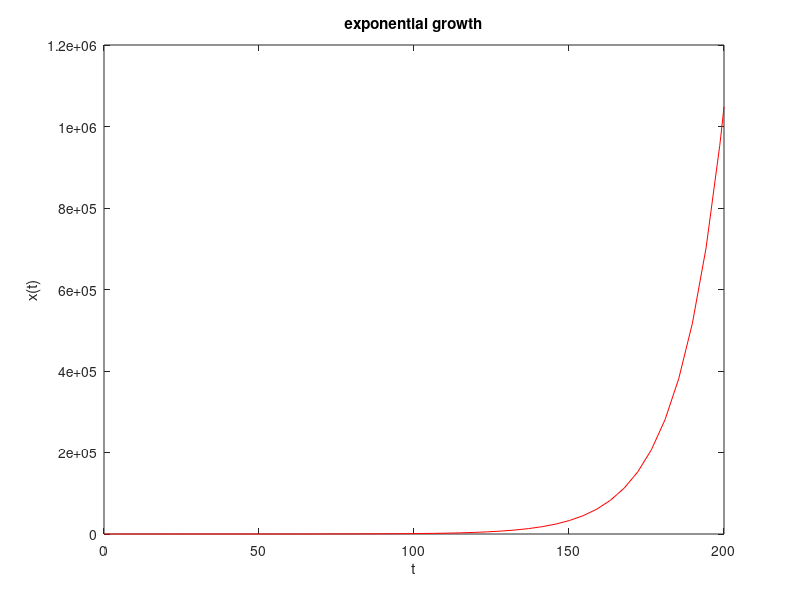
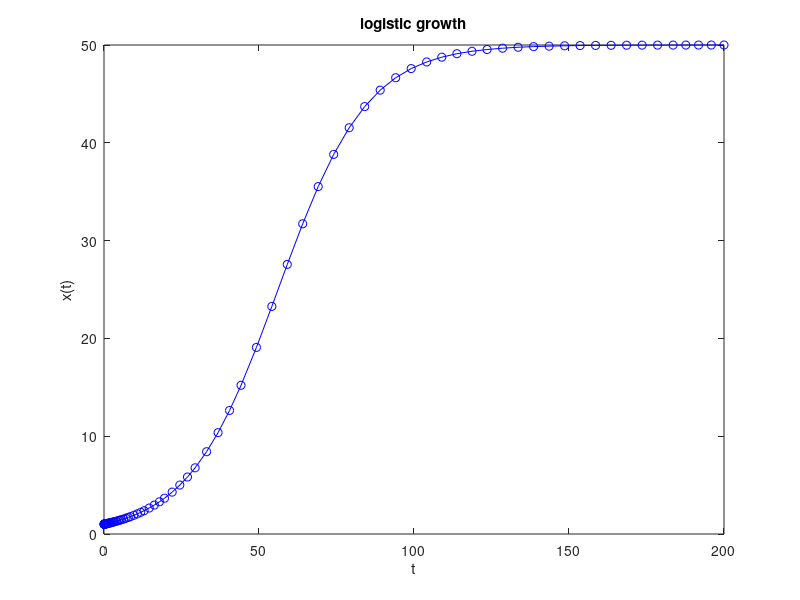

MATLAB code for these plots, in order:
function ode_example()

% EXPONENTIAL GROWTH/DECAY
time_span = [0 200]; 
x0 = 1;
[t, x] = ode45(@expo, time_span, x0);

% LOGISTIC GROWTH
[t2, x2] = ode45(@logistic, time_span, x0);

figure(1);
plot(t, x, 'r');
title('exponential growth');
ylabel('x(t)');
xlabel('t');

figure(2);
plot(t2, x2, 'b-o');
title('logistic growth');
ylabel('x(t)');
xlabel('t');

end

function dxdt = expo(t, x)
dxdt = log(2)/10*x;
end

function dxdt = logistic(t, x)
dxdt = log(2)/10*x*(1 - x/50);
end

